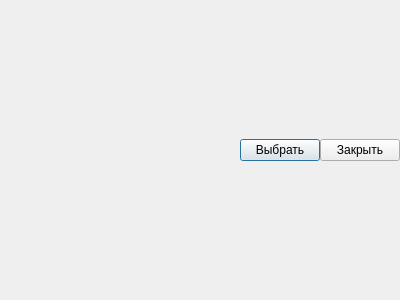
<?xml version="1.0" encoding="UTF-8"?>
<ui version="4.0">
 <class>EditAndSelectProducer</class>
 <widget class="QDialog" name="EditAndSelectProducer">
  <property name="geometry">
   <rect>
    <x>0</x>
    <y>0</y>
    <width>400</width>
    <height>300</height>
   </rect>
  </property>
  <property name="windowTitle">
   <string>Производители</string>
  </property>
  <layout class="QVBoxLayout" name="verticalLayout">
   <property name="spacing">
    <number>0</number>
   </property>
   <property name="margin">
    <number>0</number>
   </property>
   <item>
    <layout class="QVBoxLayout" name="layoutProd">
     <property name="spacing">
      <number>0</number>
     </property>
    </layout>
   </item>
   <item>
    <layout class="QHBoxLayout" name="horizontalLayout">
     <item>
      <spacer name="horizontalSpacer">
       <property name="orientation">
        <enum>Qt::Horizontal</enum>
       </property>
       <property name="sizeHint" stdset="0">
        <size>
         <width>40</width>
         <height>20</height>
        </size>
       </property>
      </spacer>
     </item>
     <item>
      <widget class="QPushButton" name="selectButton">
       <property name="text">
        <string>Выбрать</string>
       </property>
       <property name="icon">
        <iconset resource="../icons.qrc">
         <normaloff>:/16x16/apply/ico/apply_16x16.png</normaloff>:/16x16/apply/ico/apply_16x16.png</iconset>
       </property>
      </widget>
     </item>
     <item>
      <widget class="QPushButton" name="closeButton">
       <property name="text">
        <string>Закрыть</string>
       </property>
       <property name="icon">
        <iconset resource="../icons.qrc">
         <normaloff>:/16x16/cancelDel/ico/button_cancel_16x16 (1).png</normaloff>:/16x16/cancelDel/ico/button_cancel_16x16 (1).png</iconset>
       </property>
      </widget>
     </item>
    </layout>
   </item>
  </layout>
 </widget>
 <resources>
  <include location="../icons.qrc"/>
 </resources>
 <connections>
  <connection>
   <sender>closeButton</sender>
   <signal>clicked()</signal>
   <receiver>EditAndSelectProducer</receiver>
   <slot>reject()</slot>
   <hints>
    <hint type="sourcelabel">
     <x>345</x>
     <y>224</y>
    </hint>
    <hint type="destinationlabel">
     <x>344</x>
     <y>265</y>
    </hint>
   </hints>
  </connection>
 </connections>
</ui>
